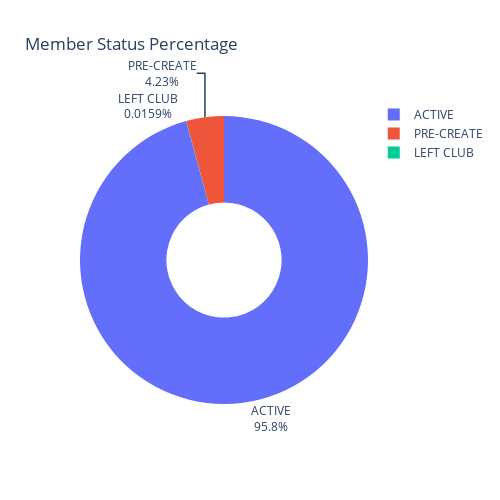

This figure's notebook cell:
### Code cell
member_status = eda[['customer_id','club_member_status']].drop_duplicates()
member_status = member_status.groupby('club_member_status')['customer_id'].count().reset_index(name='count')
member_status
fig = px.pie(member_status,values='count',names='club_member_status',title='Member Status Percentage',hole=.4,height=500,width=500)
fig.update_traces(textposition='outside', textinfo='percent+label')
fig.show()

### Figure 1 — Plotly figure (JSON) as saved in the notebook; plotly's stock layout.template omitted (floating-point values rounded to 4 significant figures)
{"data": [{"domain": {"x": [0, 1], "y": [0, 1]}, "hole": 0.4, "hovertemplate": "club_member_status=%{label}<br>count=%{value}<extra></extra>", "labels": ["ACTIVE", "LEFT CLUB", "PRE-CREATE"], "legendgroup": "", "name": "", "showlegend": true, "textinfo": "percent+label", "textposition": "outside", "type": "pie", "values": [66204, 11, 2921]}], "layout": {"height": 500, "legend": {"tracegroupgap": 0}, "title": {"text": "Member Status Percentage"}, "width": 500}}
